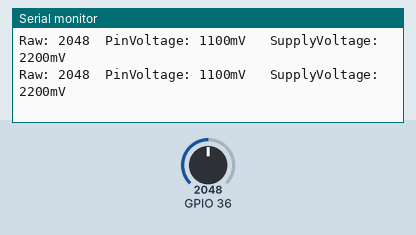
This sketch was run on a simulated ESP32. Parts: the last lines printed to the serial monitor. The inputs (shaded band) are chosen by the test bench; at power-on: GPIO 36 = 2048.

Above: at 1.8 s.
1.9 s: GPIO 36 set to 2866
At 2.8 s:
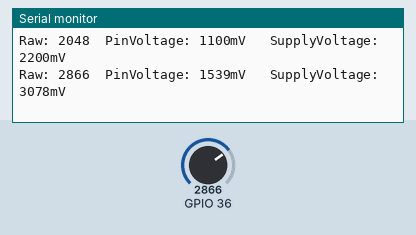
3.4 s: GPIO 36 set to 3603
At 4.5 s:
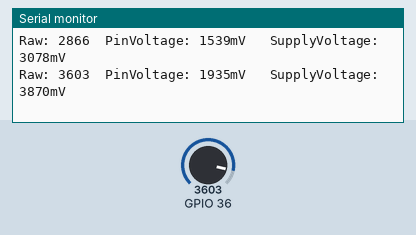
Timing chart, 0 to 6.4 s (numbered marks = the images above; inputs shaded):
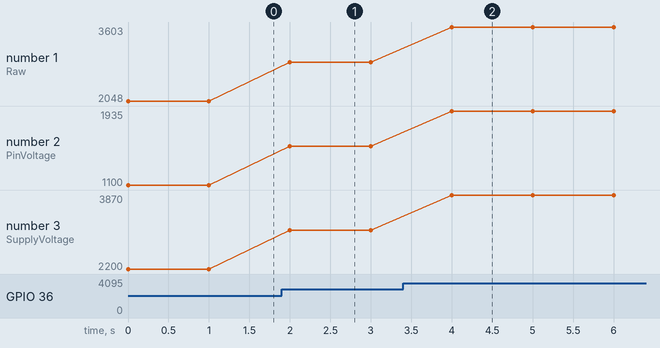

The sketch:

3_adc_like_idf.ino
```cpp
// Ref: https://github.com/espressif/arduino-esp32/blob/1.0.4/tools/sdk/include/driver/driver/adc.h
//      https://github.com/espressif/arduino-esp32/blob/1.0.4/tools/sdk/include/esp_adc_cal/esp_adc_cal.h

#include <driver/adc.h>
#include <esp_adc_cal.h>

void setup() {
    Serial.begin(115200);
}

void loop() {
    static const adc_unit_t         unit = ADC_UNIT_1;
    static const adc1_channel_t     channel = ADC1_CHANNEL_0;
    static const adc_atten_t        atten = ADC_ATTEN_DB_6;
    static const adc_bits_width_t   width = ADC_WIDTH_BIT_12;
    static const uint32_t DEFAULT_VREF = 1100;

    adc1_config_width(width);
    adc1_config_channel_atten(channel, atten);

    esp_adc_cal_characteristics_t *adc_chars =
        (esp_adc_cal_characteristics_t*)calloc(1, sizeof(esp_adc_cal_characteristics_t));
    esp_adc_cal_characterize(unit, atten, width, DEFAULT_VREF, adc_chars);

    while(1){
        uint32_t adc_reading = 0;
        static const int NO_OF_SAMPLES = 1;
        for (int i = 0; i < NO_OF_SAMPLES; i++) {
            adc_reading += adc1_get_raw((adc1_channel_t)channel);
        }
        adc_reading /= NO_OF_SAMPLES;

        uint32_t pin_voltage = esp_adc_cal_raw_to_voltage(adc_reading, adc_chars);
        uint32_t supply_voltage = pin_voltage * 2;

        Serial.print("Raw: ");
        Serial.print(adc_reading);
        Serial.print("\t");
        Serial.print("PinVoltage: ");
        Serial.print(pin_voltage);
        Serial.print("mV \t");
        Serial.print("SupplyVoltage: ");
        Serial.print(supply_voltage);
        Serial.print("mV\n");
        delay(1000);
    }
}
```

Measured:
- after the input at 1.9 s, the serial monitor: prints a new line after 0.10 s (image 1)
- after the input at 3.4 s, the serial monitor: prints a new line after 0.60 s (image 2)
- plotted number 1: 2048 → 2866 after the input at 1.9 s, 2866 → 3603 after the input at 3.4 s
- plotted number 2: 1100 → 1539 after the input at 1.9 s, 1539 → 1935 after the input at 3.4 s
- plotted number 3: 2200 → 3078 after the input at 1.9 s, 3078 → 3870 after the input at 3.4 s
